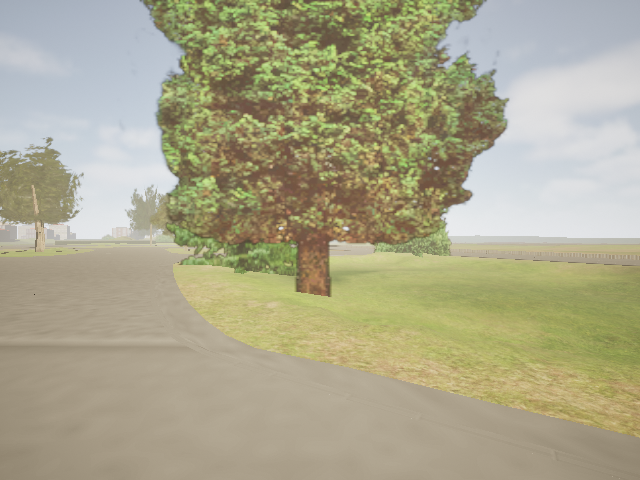
%> input picture tests/Task_18_Final_Research/08_Extracted_Images/task18_frame000_rgb_interpretation.png, 640 x 480 px; the run also reads 3 pictures not shown here
$ octave task18_matlab_validation.m   (GNU Octave 9; MATLAB toolbox functions it lacks are replaced by stand-ins)
%> lines starting %> are read from the running program, lines starting %| are printed output that depends on the picture; long printed decimals are rounded
%% TASK 18.4B - TOOLBOX-FREE MATLAB CAMERA VALIDATION
clear; clc; close all;

base = "E:\GEMSTAR_Project\sensor-health-monitor\tests\Task_18_Final_Research";

imageDir = fullfile(base, "08_Extracted_Images");
graphDir = fullfile(base, "01_Graphs");
csvDir = fullfile(base, "02_CSV_Data");

%% 1. Read actual GEMSTAR image
rgb = imread(fullfile(imageDir, ...
    "task18_frame000_rgb_interpretation.png"));
%> rgb is the input picture: size 480x640x3 uint8; mean R, G, B 170.8, 166.8, 139.1

%% 2. Grayscale conversion
% Standard RGB-to-grayscale luminance approximation
grayFloat = 0.299 * double(rgb(:,:,1)) + ...
            0.587 * double(rgb(:,:,2)) + ...
            0.114 * double(rgb(:,:,3));
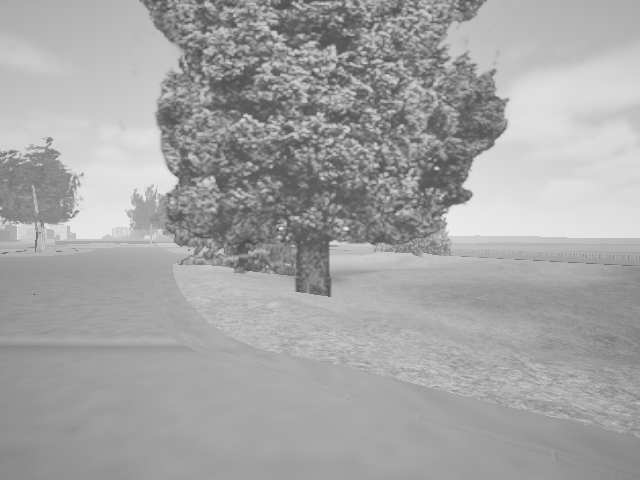
%> grayFloat: size 480x640 double; min 48.84, max 235.6, mean 164.8

gray = uint8(round(grayFloat));

%% 3. Gaussian smoothing - kernel size 5x5, sigma 1
[x, y] = meshgrid(-2:2, -2:2);

kernel = exp(-(x.^2 + y.^2) / (2 * 1.0^2));
kernel = kernel / sum(kernel(:));

% Replicate edge pixels to match OpenCV's reference
% more closely after we check border differences.
padded = zeros(size(gray,1)+4, size(gray,2)+4);
padded(3:end-2,3:end-2) = double(gray);
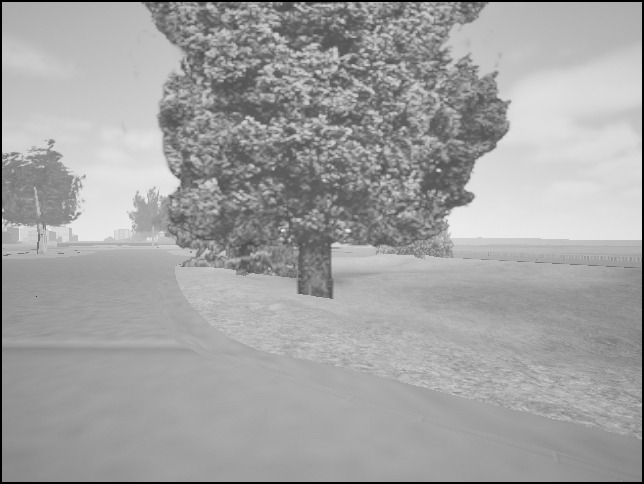
%> padded: size 484x644 double; min 0, max 236, mean 162.4

padded(1:2,3:end-2) = repmat(double(gray(1,:)),2,1);
padded(end-1:end,3:end-2) = repmat(double(gray(end,:)),2,1);
padded(:,1:2) = repmat(padded(:,3),1,2);
padded(:,end-1:end) = repmat(padded(:,end-2),1,2);
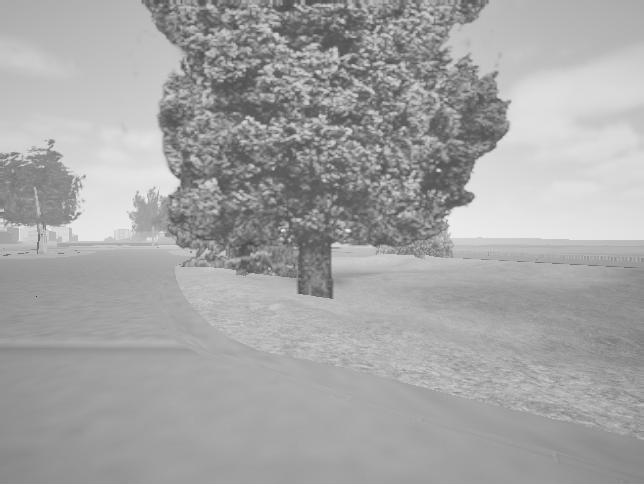
%> padded: size 484x644 double; min 49, max 236, mean 164.7

blurFloat = conv2(padded, kernel, "valid");
blur = uint8(round(blurFloat));

%% 4. Sobel edge detection
kx = [-1 0 1; -2 0 2; -1 0 1];
ky = [-1 -2 -1; 0 0 0; 1 2 1];

% Use symmetric padding for a closer OpenCV comparison.
b = double(blur);
bpad = [b(:,2) b b(:,end-1)];
bpad = [bpad(2,:); bpad; bpad(end-1,:)];
%> bpad: size 482x642 double

gx = conv2(bpad, rot90(kx,2), "valid");
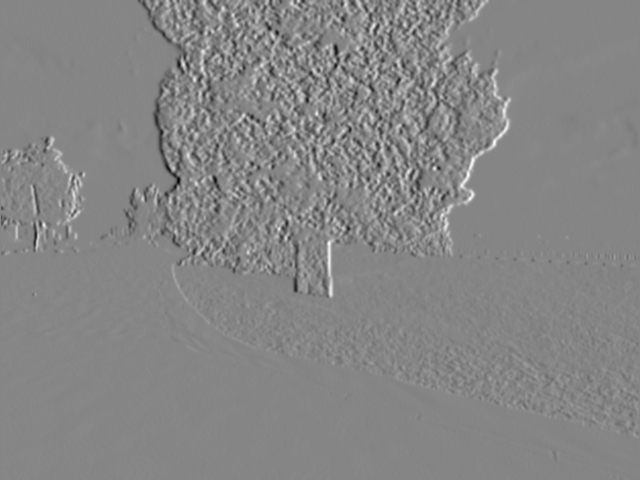
%> gx: size 480x640 double; min -265, max 241, mean 0.2; drawn with min black and max white
gy = conv2(bpad, rot90(ky,2), "valid");
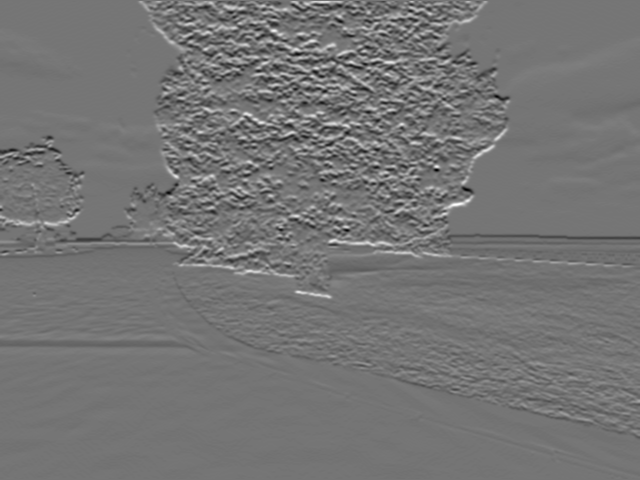
%> gy: size 480x640 double; min -252, max 297, mean 0; drawn with min black and max white

magnitude = hypot(gx, gy);
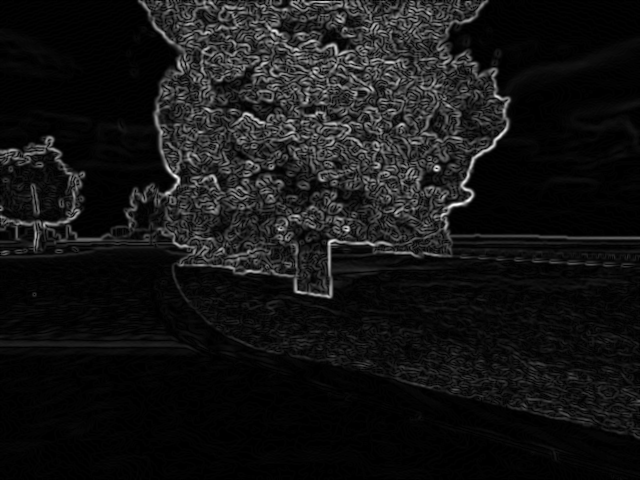
%> magnitude: size 480x640 double; min 0, max 300.1, mean 24.9; drawn with min black and max white
edges = uint8(min(round(magnitude), 255));

%% 5. Load Python outputs
pyGray = imread(fullfile(imageDir, ...
    "task18_frame000_grayscale.png"));

pyBlur = imread(fullfile(imageDir, ...
    "task18_frame000_gaussian.png"));

pyEdges = imread(fullfile(imageDir, ...
    "task18_frame000_sobel.png"));

%% 6. Compare MATLAB and Python
maeGray = mean(abs(double(gray(:)) - double(pyGray(:))));
%> maeGray = 0.000146
maeBlur = mean(abs(double(blur(:)) - double(pyBlur(:))));
%> maeBlur = 0.0176
maeEdges = mean(abs(double(edges(:)) - double(pyEdges(:))));
%> maeEdges = 0.122

fprintf("\n=== TASK 18.4B MATLAB VALIDATION ===\n");
fprintf("Resolution: %d x %d\n", size(rgb,2), size(rgb,1));
%| Resolution: 640 x 480
fprintf("Grayscale MAE: %.6f\n", maeGray);
%| Grayscale MAE: 0.000146
fprintf("Gaussian MAE: %.6f\n", maeBlur);
%| Gaussian MAE: 0.01756
fprintf("Sobel MAE: %.6f\n", maeEdges);
%| Sobel MAE: 0.122

%% 7. Save output images
imwrite(gray, fullfile(imageDir,"task18_matlab_grayscale.png"));
imwrite(blur, fullfile(imageDir,"task18_matlab_gaussian.png"));
imwrite(edges, fullfile(imageDir,"task18_matlab_sobel.png"));

%% 8. Save numerical comparison
Operation = ["Grayscale";"Gaussian";"Sobel"];
MAE = [maeGray;maeBlur;maeEdges];
%> MAE = [0.000146; 0.0176; 0.122]

results = table(Operation, MAE);
%> results = 3 items; MAE: 0.000146, 0.0176, 0.122

writetable(results,fullfile(csvDir, ...
    "task18_matlab_python_comparison.csv"));

disp(results);

%% 9. Save comparison figure without tiledlayout/ toolboxes
fig = figure("Color","w", "Position",[100 100 1100 750]);

subplot(2,2,1);
image(rgb);
axis image off;
title("Original GEMSTAR RGB");

subplot(2,2,2);
imagesc(gray);
colormap(gca,repmat((0:255)'/255,1,3));
axis image off;
title("MATLAB Grayscale");

subplot(2,2,3);
imagesc(blur);
colormap(gca,repmat((0:255)'/255,1,3));
axis image off;
title("MATLAB Gaussian");

subplot(2,2,4);
imagesc(edges);
colormap(gca,repmat((0:255)'/255,1,3));
axis image off;
title("MATLAB Sobel");

exportgraphics(fig,fullfile(graphDir, ...
    "task18_matlab_preprocessing_comparison.png"), ...
    "Resolution",200);

fprintf("\n=== MATLAB VALIDATION COMPLETE ===\n");
fprintf("Comparison CSV saved.\n");
fprintf("MATLAB images saved.\n");
fprintf("Comparison graph saved.\n");
